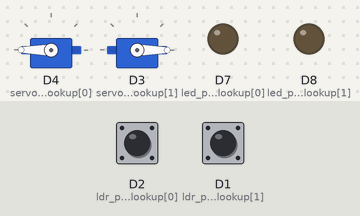
Simulated run of this program. Board: ESP8266 (Wemos D1 mini). Shown: 2 × servo, output pins drawn as LEDs (lit = HIGH). Inputs (shaded band) come from the test bench; at power-on: D2 (ldr_pin_lookup[0]) LOW, D1 (ldr_pin_lookup[1]) LOW. WiFi joins after 1.5 s; servers stay silent unless stated; no MQTT or app messages arrive unless stated.

Above: at 2.7 s.
2.8 s: D2 (ldr_pin_lookup[0]) pulled HIGH for 0.15 s
At 3.8 s:
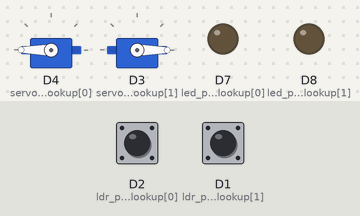
5.8 s: D1 (ldr_pin_lookup[1]) pulled HIGH for 1 s
At 6.51 s:
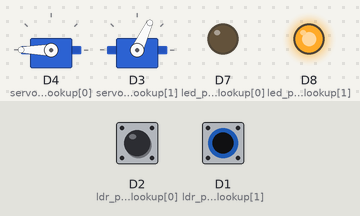
8.8 s: D2 (ldr_pin_lookup[0]) pulled HIGH for 1 s
At 11.6 s:
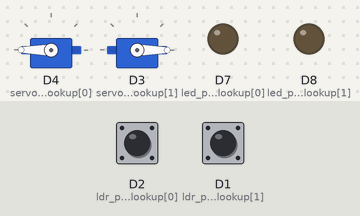
11.8 s: D1 (ldr_pin_lookup[1]) pulled HIGH for 3.2 s
At 14.2 s:
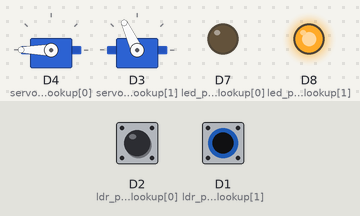
16.5 s: D2 (ldr_pin_lookup[0]) pulled HIGH for 3.2 s
At 19.0 s:
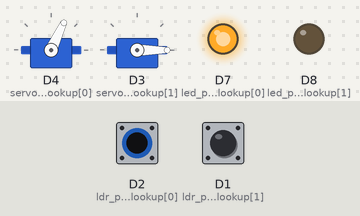
21.2 s: D2 (ldr_pin_lookup[0]) driven HIGH and D1 (ldr_pin_lookup[1]) driven HIGH
At 23.6 s:
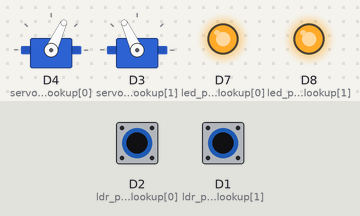
Timing chart, 0 to 25.1 s (numbered marks = the images above; inputs shaded):
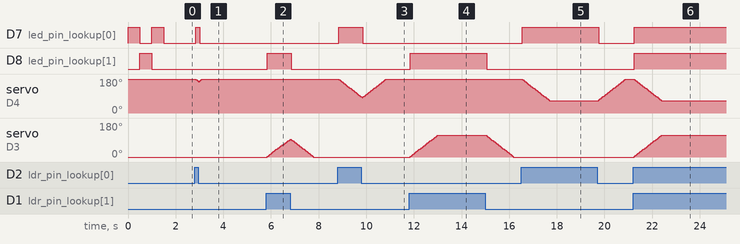

The program:

main.cpp
```cpp
// (licence header left out)
#include <Arduino.h>
#include <Servo.h>
#include <ESP8266WiFi.h>
#include <WiFiClient.h>
#include <ESP8266WebServer.h>
#include <ESP8266mDNS.h>
#include <ArduinoJson.h>
#include <PubSubClient.h>

#ifndef STASSID
#define STASSID "my-ssid"
#define STAPSK "my-password"
#endif

#ifndef MDNS_NAME
#define MDNS_NAME "chobot"
#endif

#ifndef MQTT_HOST
#define MQTT_HOST "localhost"
#endif
#ifndef MQTT_PORT
#define MQTT_PORT 1883
#endif

#ifndef MQTT_USERNAME
#define MQTT_USERNAME "mqtt-user"
#define MQTT_PASSWORD "mqtt-password"
#endif

#ifndef MQTT_PREFIX
#define MQTT_PREFIX "sensor/chobot/"
#endif

// size of string buffers
#define STRING_MAX 1000

// debug output
// #define SERIAL_PRINT 1

enum service_enum
{
    S_HW = 0,
    S_CH
};

// wifi

const char *ssid = STASSID;
const char *password = STAPSK;
const int16_t wifi_connect_delay = 500; // delay between checking wifi is connected
const char *mdns_name = MDNS_NAME;

WiFiClient wifi_client;
PubSubClient mqtt_client(wifi_client);
ESP8266WebServer web_server(80);

// mqtt

const char *mqtt_host = MQTT_HOST;
const int16_t mqtt_port = MQTT_PORT;
const char *mqtt_username = MQTT_USERNAME;
const char *mqtt_password = MQTT_PASSWORD;
const unsigned long mqtt_reconnect_delay = 5000; // delay between trying to reconnect
unsigned long mqtt_reconnect_time = 0; // how long have we been waiting to reconnect
const char *mqtt_topic_state[2] = {
    MQTT_PREFIX "hot_water",
    MQTT_PREFIX "central_heating"
};
const char *mqtt_topic_set[2] = {
    MQTT_PREFIX "hot_water/set",
    MQTT_PREFIX "central_heating/set"
};
const unsigned long mqtt_delay = 60000; // how long to wait between mqtt status updates
unsigned long mqtt_last_time = 0; // last time status posted to mqtt

// leds

const int8_t led_pin_lookup[2] = {D7, D8}; // led output pins

// ldrs

const int8_t ldr_pin_lookup[2] = {D2, D1}; // ldr input pins
bool ldr_on[2]; // ldr input state
bool initial_state[2] = {false, false}; // has the ldr input state been set at all
bool desired_state[2] = {false, false}; // what state the ldr inputs should be in
bool ldr_last_state[2]; // temprary ldr input state used for debouncing
unsigned long ldr_last_time[2] = {0, 0}; // last time temporary ldr input state during debounce period
const unsigned long ldr_debounce = 50; // how long temporary ldr input state needs to remain stable

// servos

Servo servo_lookup[2]; // servo controllers
const int8_t servo_pin_lookup[2] = {D4, D3}; // servo pins
const int16_t servo_controller_min[2] = {580, 580}; // servo setup param
const int16_t servo_controller_max[2] = {2350, 2530}; // servo setup param
const int16_t servo_pos_rest[2] = {180, 0}; // servo value for rest position
const int16_t servo_pos_press[2] = {180 - 115, 115}; // servo value for button pressing position
const int16_t servo_step = 5; // how much to move the servo position every loop
const unsigned long servo_delay = 50; // how long to wait between servo loops
int16_t servo_pos[2]; // current servo position value
unsigned long servo_last_loop = 0; // last time the servo loop ran
unsigned long servo_last_move = 0; // last time a servo moved
const int16_t servo_detach_delay = 5000; // detach servos after they haven't moved for this long

// functions

void print_service(service_enum service)
{
#if SERIAL_PRINT
    Serial.print("service[");
    Serial.print(service == S_HW ? "HW" : (service == S_CH ? "CH": "?"));
    Serial.print("]: ");
#endif
}

void set_led(service_enum service, bool on)
{
    int pin = led_pin_lookup[service];
    digitalWrite(pin, on ? HIGH : LOW);
}

void set_angle(service_enum service, int angle)
{
    if (angle < 0)
        angle = 0;
    if (angle > 180)
        angle = 180;

    servo_lookup[service].write(angle);
}

void send_state_to_mqtt(service_enum service, bool on)
{
    if (!mqtt_client.connected())
        return;

    const char* msg = on ? "ON" : "OFF";
#if SERIAL_PRINT
    Serial.print("mqtt: tx topic=");
    Serial.print(mqtt_topic_state[service]);
    Serial.print(" payload=");
    Serial.println(msg);
#endif

    mqtt_client.publish(mqtt_topic_state[service], msg, true);
}

void update_mqtt_connection(const unsigned long time_now)
{
    bool reconnected = false;

    if (!mqtt_client.connected())
    {
        if (mqtt_reconnect_time == 0)
            mqtt_reconnect_time = time_now;

        if (time_now - mqtt_reconnect_time > mqtt_reconnect_delay)
        {
#if SERIAL_PRINT
            Serial.print("mqtt: user=");
            Serial.println(mqtt_username);
#endif
            reconnected = mqtt_client.connect(mqtt_username, mqtt_username, mqtt_password);
            if (reconnected)
            {
                mqtt_client.subscribe(mqtt_topic_set[0]);
                mqtt_client.subscribe(mqtt_topic_set[1]);
            }
#if SERIAL_PRINT
            else
            {
                Serial.print("mqtt: error=");
                Serial.println(mqtt_client.state());
            }
#endif

            mqtt_reconnect_time = 0;
        }
    }

    if (mqtt_client.connected())
    {
        mqtt_client.loop();

        if (reconnected || (time_now - mqtt_last_time > mqtt_delay))
        {
            mqtt_last_time = time_now;

            send_state_to_mqtt(S_HW, ldr_on[S_HW]);
            send_state_to_mqtt(S_CH, ldr_on[S_CH]);
        }
    }
}

void update_service_status(const unsigned long time_now)
{
    for (int8_t idx = 0; idx < 2; idx++)
    {
        bool ldr_state = bool(digitalRead(ldr_pin_lookup[idx]));

        if ((ldr_last_state[idx] != ldr_state) || (!initial_state[idx] && ldr_last_time[idx] == 0))
        {
            ldr_last_state[idx] = ldr_state;
            ldr_last_time[idx] = time_now;
        }

        if (ldr_last_time[idx] != 0 && (time_now - ldr_last_time[idx]) > ldr_debounce)
        {
            ldr_on[idx] = ldr_last_state[idx];
            if (!initial_state[idx])
            {
                desired_state[idx] = ldr_last_state[idx];
                initial_state[idx] = true;
            }
            set_led((service_enum)idx, ldr_last_state[idx]);
            ldr_last_time[idx] = 0;

            // ensure servos and mqtt update next loop
            servo_last_loop = 0;
            mqtt_last_time = 0;

#if SERIAL_PRINT
            print_service((service_enum)idx);
            Serial.print("state=");
            Serial.println(ldr_on[idx] ? "ON" : "OFF");
#endif
        }
    }
}

void update_servos(const unsigned long time_now)
{
    // detach servos if they haven't moved for a while
    if (time_now - servo_last_move > servo_detach_delay)
    {
        for (int8_t idx = 0; idx < 2; idx++)
        {
            if (servo_lookup[idx].attached())
            {
                servo_lookup[idx].detach();
#if SERIAL_PRINT
                print_service((service_enum)idx);
                Serial.println("servo detach");
#endif
            }
        }
    }

    if (time_now - servo_last_loop > servo_delay)
        servo_last_loop = time_now;
    else
        return;

    for (int8_t idx = 0; idx < 2; idx++)
    {
        if (!initial_state[idx])
            continue;

        const int16_t last_pos = servo_pos[idx];
        const int16_t desired_pos = (ldr_on[idx] == desired_state[idx]) ? servo_pos_rest[idx] : servo_pos_press[idx];
        if (desired_pos > servo_pos[idx])
        {
            servo_pos[idx] += servo_step;
            if (servo_pos[idx] > desired_pos)
                servo_pos[idx] = desired_pos;
        }
        else
        {
            servo_pos[idx] -= servo_step;
            if (servo_pos[idx] < desired_pos)
                servo_pos[idx] = desired_pos;
        }

        if (last_pos != servo_pos[idx])
        {
            if (!servo_lookup[idx].attached())
            {
                servo_lookup[idx].attach(servo_pin_lookup[idx], servo_controller_min[idx], servo_controller_max[idx]);
#if SERIAL_PRINT
                print_service((service_enum)idx);
                Serial.println("servo attach");
#endif
            }

            set_angle((service_enum)idx, servo_pos[idx]);
#if SERIAL_PRINT
            print_service((service_enum)idx);
            Serial.print("pos=");
            Serial.println(servo_pos[idx]);
#endif

            servo_last_move = time_now;
        }
    }
}

void handle_root()
{
    char response[STRING_MAX];
    int sec = millis() / 1000;
    int min = sec / 60;
    int hr = min / 60;

    snprintf(
        response,
        STRING_MAX,
        "\
<!DOCTYPE html>\
<html lang=\"en\">\
  <head>\
    <meta http-equiv='refresh' content='5'/>\
    <meta charset=\"utf-8\">\
    <title>%s</title>\
    <link rel=\"stylesheet\" type=\"text/css\" href=\"https://fonts.googleapis.com/css?family=Chelsea+Market\">\
    <style>\
        body {background-color: #909090; color: #ffffff;}\
        h1 {text-align: center; font-family: 'Chelsea Market', serif; font-size: 40pt; padding-top: 100px;}\
        p {text-align: center; font-family: 'Chelsea Market', serif; font-size: 16pt; padding-top: 5px;}\
    </style>\
  </head>\
  <body>\
    <h1>%s</h1>\
    <p>Uptime: %02d:%02d:%02d</p>\
    <p>Hot water: %s</p>\
    <p>Central heating: %s</p>\
  </body>\
</html>\
",
        mdns_name,
        mdns_name,
        hr,
        min % 60,
        sec % 60,
        ldr_on[0] ? "ON" : "OFF",
        ldr_on[1] ? "ON" : "OFF"
    );

    web_server.send(200, "text/html", response);
}

void handle_not_found()
{
    char response[STRING_MAX];
    snprintf(
        response,
        STRING_MAX,
        "\
File Not Found\n\n\
URI: %s\n\n\
Args:\n\
",
        const_cast<char*>(web_server.uri().c_str())
    );

    for (uint8_t i = 0; i < web_server.args(); i++)
    {
        char temp[STRING_MAX];
        snprintf(
            temp,
            STRING_MAX,
            "  %s = '%s'\n",
            const_cast<char*>(web_server.argName(i).c_str()),
            const_cast<char*>(web_server.arg(i).c_str())
        );

        int16_t message_space = STRING_MAX - strlen(response) - 1;
        strncat(
            response,
            temp,
            message_space
        );
    }

   web_server.send(404, "text/plain", response);
}

void handle_mqtt(char* topic, byte* payload, unsigned int length)
{
#if SERIAL_PRINT
    Serial.print("mqtt: rx topic=");
    Serial.print(topic);
    Serial.print(" payload=");
    for (unsigned int i = 0; i < length; i++)
        Serial.print((char)payload[i]);
    Serial.println();
#endif

    int16_t service = -1;
    for (int8_t idx = 0; idx < 2; idx++)
    {
        if (strcmp(mqtt_topic_set[idx], topic) == 0)
            service = idx;
    }
    if (service >= 0)
    {
        if (length == 2 && strncmp("ON", (char*)payload, 2) == 0)
        {
#if SERIAL_PRINT
            print_service((service_enum)service);
            Serial.println("set=ON");
#endif

            desired_state[service] = true;
        }
        else
        {
            if (length == 3 && strncmp("OFF", (char*)payload, 3) == 0)
            {
#if SERIAL_PRINT
                print_service((service_enum)service);
                Serial.println("set=OFF");
#endif

                desired_state[service] = false;
            }
#if SERIAL_PRINT
            else
            {
                print_service((service_enum)service);
                Serial.println("set=?");
            }
#endif
        }
    }
}

void setup() {
#if SERIAL_PRINT
    Serial.begin(115200);
#endif
    unsigned long time_now = millis();

    // leds
    pinMode(led_pin_lookup[S_HW], OUTPUT);
    pinMode(led_pin_lookup[S_CH], OUTPUT);

    // ldrs
    pinMode(ldr_pin_lookup[S_HW], INPUT);
    pinMode(ldr_pin_lookup[S_CH], INPUT);

    // servos
    for (int8_t idx = 0; idx < 2; idx++)
    {
        servo_lookup[idx].attach(servo_pin_lookup[idx], servo_controller_min[idx], servo_controller_max[idx]);
        servo_lookup[idx].write(servo_pos_rest[idx]);
        servo_pos[idx] = servo_pos_rest[idx];
    }
    servo_last_move = time_now;

    // wifi
    WiFi.mode(WIFI_STA);
    WiFi.begin(ssid, password);
#if SERIAL_PRINT
    Serial.println();
    Serial.print("wifi: ssid=");
    Serial.println(ssid);
#endif

    bool connect_on = 0;
    while (WiFi.status() != WL_CONNECTED)
    {
        set_led((service_enum)connect_on, true);
        set_led((service_enum)(connect_on ? 0 : 1), false);
        connect_on = connect_on ? 0 : 1;

        delay(wifi_connect_delay);
#if SERIAL_PRINT
        Serial.print(".");
#endif
    }
    set_led(S_HW, false);
    set_led(S_CH, false);

#if SERIAL_PRINT
    Serial.println();
    Serial.print("wifi: ip=");
    Serial.println(WiFi.localIP());
#endif

    if (MDNS.begin(mdns_name)) {
#if SERIAL_PRINT
        Serial.print("mdns: name=");
        Serial.println(mdns_name);
#endif
    }

    web_server.on("/", handle_root);
    web_server.onNotFound(handle_not_found);
    web_server.begin();
#if SERIAL_PRINT
    Serial.println("web: started");
#endif

    mqtt_client.setServer(mqtt_host, mqtt_port);
    mqtt_client.setCallback(handle_mqtt);
#if SERIAL_PRINT
    Serial.print("mqtt: host=");
    Serial.print(mqtt_host);
    Serial.print(" port=");
    Serial.println(mqtt_port);
#endif
}

void loop() {
    web_server.handleClient();
    MDNS.update();

    const unsigned long time_now = millis();
    update_mqtt_connection(time_now);
    update_service_status(time_now);
    update_servos(time_now);
}
```

Measured:
- after the input at 2.8 s, D7 (led_pin_lookup[0]): LOW → HIGH after 0.05 s, → LOW 0.15 s later
- after the input at 5.8 s, D8 (led_pin_lookup[1]): LOW → HIGH after 0.05 s, → LOW 1.0 s later; servo on D3 (servo_pin_lookup[1]): rises from 0° to 95° in 0.96 s, then falls to 0° in 0.96 s
- after the input at 8.8 s, D7 (led_pin_lookup[0]): LOW → HIGH after 0.05 s, → LOW 1.0 s later
- after the input at 11.8 s, D8 (led_pin_lookup[1]): LOW → HIGH after 0.05 s, → LOW 3.2 s later; servo on D3 (servo_pin_lookup[1]): rises from 0° to 115° in 1.1 s, then falls to 0° in 3.2 s
- after the input at 16.5 s, D7 (led_pin_lookup[0]): LOW → HIGH after 0.05 s, → LOW 3.2 s later
- after the input at 21.2 s, D7 (led_pin_lookup[0]), D8 (led_pin_lookup[1]): LOW → HIGH after 0.05 s; servo on D4 (servo_pin_lookup[0]): moves from 180° to 65° over 1.1 s, starting after 0.05 s; servo on D3 (servo_pin_lookup[1]): moves from 0° to 115° over 1.1 s, starting after 0.05 s
